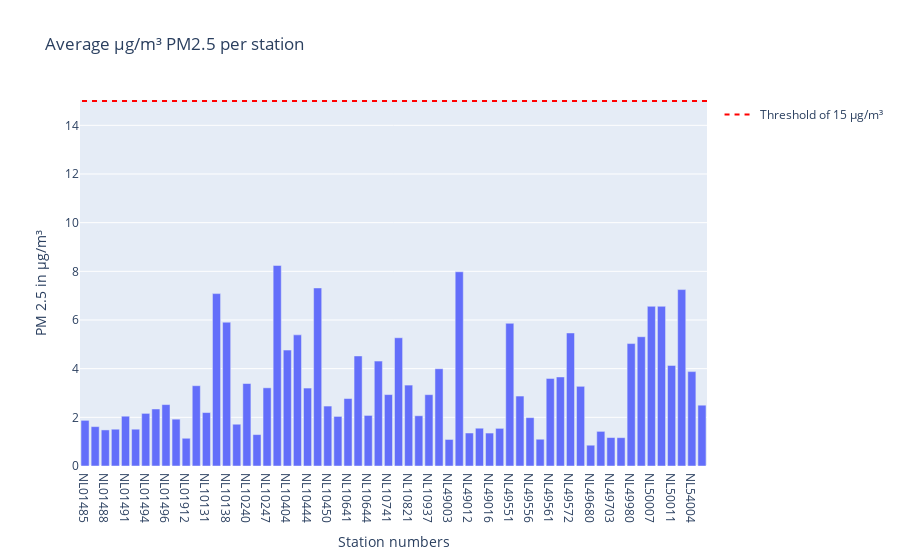

Source (notebook cell):
### Code cell
# create bar with average measured pm2.5 values for each station on the clean data
bar_pm25_clean = px.bar(meanlocation_PM25_cleaned, x='station_number' , y= 'value', title='Average µg/m³ PM2.5 per station')
bar_pm25_clean.update_layout(yaxis_title='PM 2.5 in µg/m³', xaxis_title= "Station numbers", barmode='group') 
bar_pm25_clean.add_shape(
    legendrank=1,
    showlegend=True,
    type="line",
    xref="paper",
    line=dict(dash="5px", color='red'),
    x0=1,
    x1=0,
    y0=15,
    y1=15,
    name='Threshold of 15 µg/m³'
)

bar_pm25_clean.show()

### Figure 1 — Plotly figure (JSON) as saved in the notebook; plotly's stock layout.template omitted (floating-point values rounded to 4 significant figures)
{"data": [{"alignmentgroup": "True", "hovertemplate": "station_number=%{x}<br>value=%{y}<extra></extra>", "legendgroup": "", "marker": {"color": "#636efa", "pattern": {"shape": ""}}, "name": "", "offsetgroup": "", "orientation": "v", "showlegend": false, "textposition": "auto", "type": "bar", "x": ["NL01485", "NL01487", "NL01488", "NL01489", "NL01491", "NL01493", "NL01494", "NL01495", "NL01496", "NL01497", "NL01912", "NL01913", "NL10131", "NL10136", "NL10138", "NL10230", "NL10240", "NL10241", "NL10247", "NL10248", "NL10404", "NL10418", "NL10444", "NL10449", "NL10450", "NL10636", "NL10641", "NL10643", "NL10644", "NL10738", "NL10741", "NL10742", "NL10821", "NL10934", "NL10937", "NL10938", "NL49003", "NL49007", "NL49012", "NL49014", "NL49016", "NL49017", "NL49551", "NL49553", "NL49556", "NL49557", "NL49561", "NL49570", "NL49572", "NL49573", "NL49680", "NL49701", "NL49703", "NL49704", "NL49980", "NL50003", "NL50007", "NL50010", "NL50011", "NL50012", "NL54004", "NL54010"], "xaxis": "x", "y": [1.876, 1.619, 1.482, 1.512, 2.047, 1.512, 2.163, 2.344, 2.524, 1.925, 1.14, 3.3, 2.196, 7.084, 5.91, 1.717, 3.389, 1.291, 3.213, 8.241, 4.764, 5.389, 3.203, 7.317, 2.463, 2.038, 2.772, 4.522, 2.079, 4.311, 2.935, 5.27, 3.325, 2.065, 2.931, 3.998, 1.091, 7.982, 1.356, 1.553, 1.354, 1.547, 5.864, 2.875, 1.988, 1.1, 3.6, 3.66, 5.467, 3.275, 0.8545, 1.423, 1.169, 1.165, 5.031, 5.312, 6.562, 6.562, 4.133, 7.25, 3.879, 2.499], "yaxis": "y"}], "layout": {"barmode": "group", "legend": {"tracegroupgap": 0}, "shapes": [{"legendrank": 1, "line": {"color": "red", "dash": "5px"}, "name": "Threshold of 15 µg/m³", "showlegend": true, "type": "line", "x0": 1, "x1": 0, "xref": "paper", "y0": 15, "y1": 15}], "title": {"text": "Average µg/m³ PM2.5 per station"}, "xaxis": {"anchor": "y", "domain": [0, 1], "title": {"text": "Station numbers"}}, "yaxis": {"anchor": "x", "domain": [0, 1], "title": {"text": "PM 2.5 in µg/m³"}}}}
